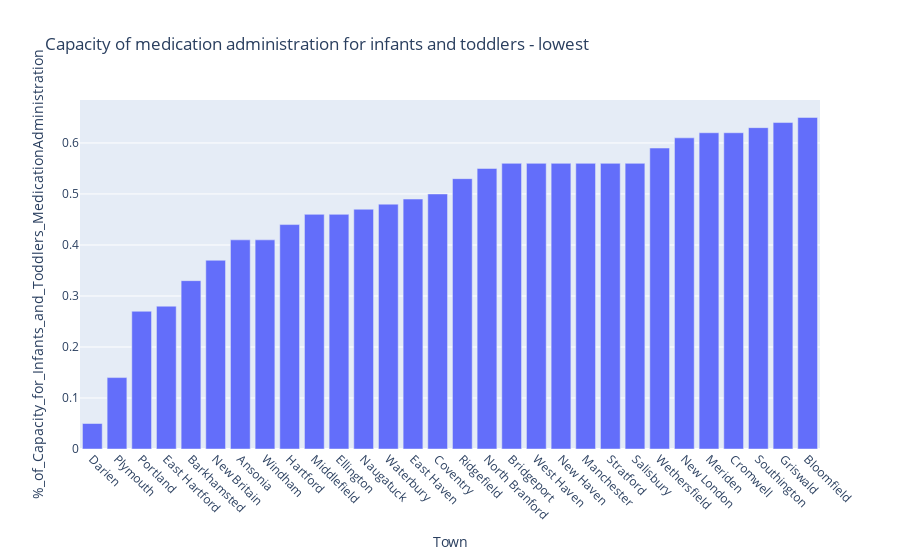

Notebook source saved alongside this figure:
### Code cell
# bar chart for sorted ascending lowest 30 in %_of_Capacity_for_Infants_and_Toddlers_MedicationAdministration

fig = px.bar(df6_tlpc, x="Town", y="%_of_Capacity_for_Infants_and_Toddlers_MedicationAdministration", title='Capacity of medication administration for infants and toddlers - lowest') 
fig.update_xaxes(tickangle=45)
fig.show()

### Figure 1 — Plotly figure (JSON) as saved in the notebook; plotly's stock layout.template omitted (floating-point values rounded to 4 significant figures)
{"data": [{"alignmentgroup": "True", "hovertemplate": "Town=%{x}<br>%_of_Capacity_for_Infants_and_Toddlers_MedicationAdministration=%{y}<extra></extra>", "legendgroup": "", "marker": {"color": "#636efa"}, "name": "", "offsetgroup": "", "orientation": "v", "showlegend": false, "textposition": "auto", "type": "bar", "x": ["Darien", "Plymouth", "Portland", "East Hartford", "Barkhamsted", "New Britain", "Ansonia", "Windham", "Hartford", "Middlefield", "Ellington", "Naugatuck", "Waterbury", "East Haven", "Coventry", "Ridgefield", "North Branford", "Bridgeport", "West Haven", "New Haven", "Manchester", "Stratford", "Salisbury", "Wethersfield", "New London", "Meriden", "Cromwell", "Southington", "Griswald", "Bloomfield"], "xaxis": "x", "y": [0.05, 0.14, 0.27, 0.28, 0.33, 0.37, 0.41, 0.41, 0.44, 0.46, 0.46, 0.47, 0.48, 0.49, 0.5, 0.53, 0.55, 0.56, 0.56, 0.56, 0.56, 0.56, 0.56, 0.59, 0.61, 0.62, 0.62, 0.63, 0.64, 0.65], "yaxis": "y"}], "layout": {"barmode": "relative", "legend": {"tracegroupgap": 0}, "title": {"text": "Capacity of medication administration for infants and toddlers - lowest"}, "xaxis": {"anchor": "y", "domain": [0, 1], "tickangle": 45, "title": {"text": "Town"}}, "yaxis": {"anchor": "x", "domain": [0, 1], "title": {"text": "%_of_Capacity_for_Infants_and_Toddlers_MedicationAdministration"}}}}
